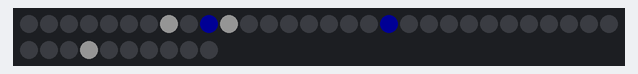
The sketch below on a simulated Arduino Uno, built with avr-gcc and run on an emulated ATmega328P. On the bench: 40 RGB LEDs in strip order, left to right, continuing on the next row. Dim RGB values are drawn brighter than linear; random numbers use the default seed unless the sketch sets one.

Above: at 1.1 s.
At 5.1 s:
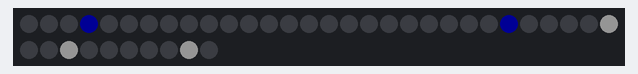
At 9.1 s:
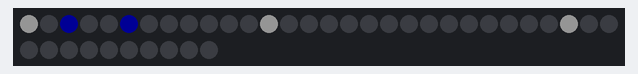
At 17.1 s:
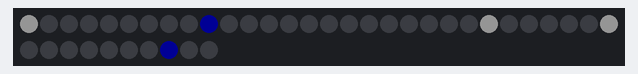
At 25.1 s:
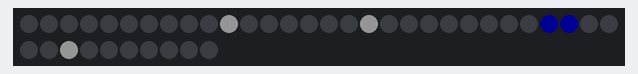
At 37.1 s:
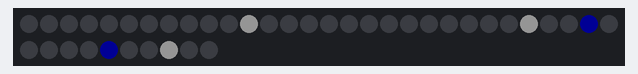

The sketch:

loop.ino
```cpp
#include <Adafruit_NeoPixel.h>

int slynge = 2;
int lamper = 40;

Adafruit_NeoPixel strip = Adafruit_NeoPixel(lamper, slynge, NEO_GRB + NEO_KHZ800);

void setup() {
  strip.begin();
  strip.show();
}

void loop() {

    delay(1000);
    int lys = random(lamper);
    int lys2 = random(lamper);
    int lys3 = random(lamper);
    int lys4 = random(lamper);
    int lys5 = random(lamper);
    strip.setPixelColor(lys, strip.Color(20, 20, 20));
    strip.setPixelColor(lys2, strip.Color(0, 0, 20));
    strip.setPixelColor(lys3, strip.Color(20, 20, 20));
    strip.setPixelColor(lys4, strip.Color(0, 0, 20));
    strip.setPixelColor(lys5, strip.Color(20, 20, 20));
    strip.show();
    delay(3000);
    strip.setPixelColor(lys, strip.Color(0, 0, 0));
    strip.setPixelColor(lys2, strip.Color(0, 0, 0));
    strip.setPixelColor(lys3, strip.Color(0, 0, 0));
    strip.setPixelColor(lys4, strip.Color(0, 0, 0));
    strip.setPixelColor(lys5, strip.Color(0, 0, 0));
    strip.show();
}
```
